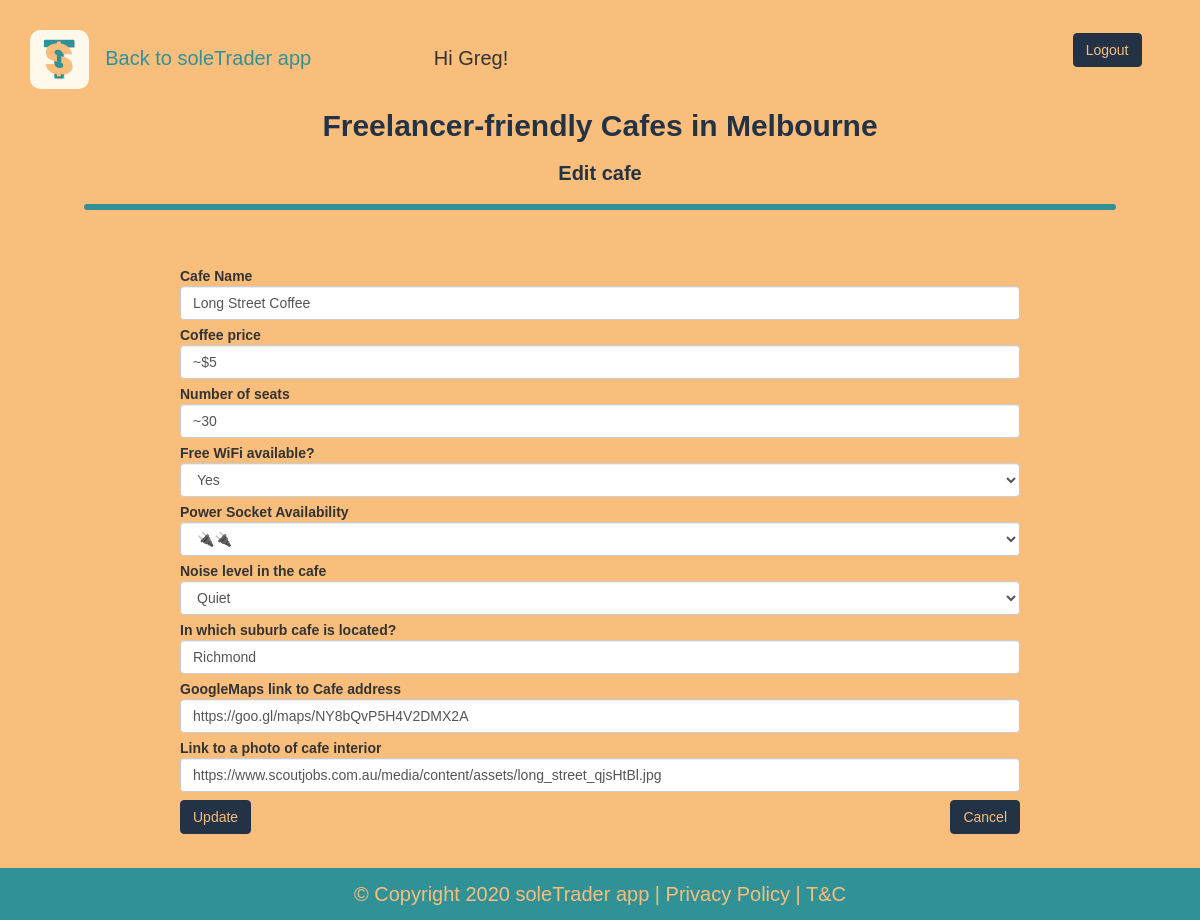
Page /edit-cafe/2 (signed in) on the committed database.
### main.py (models this page shows)
class User(UserMixin, db.Model):
    __tablename__ = "users"
    id = db.Column(db.Integer, primary_key=True)
    email = db.Column(db.String(100), unique=True)
    password = db.Column(db.String(100))
    first_name = db.Column(db.String(100))
    last_name = db.Column(db.String(100))

class Cafe(db.Model):
    __tablename__ = "cafe"
    id = db.Column(db.Integer, primary_key=True)
    name = db.Column(db.String(250), unique=True, nullable=False)
    map_url = db.Column(db.String(500), nullable=False)
    img_url = db.Column(db.String(500), nullable=False)
    location = db.Column(db.String(250), nullable=False)
    has_sockets = db.Column(db.String(250), nullable=False)
    has_wifi = db.Column(db.String(10), nullable=False)
    quiet_noisy = db.Column(db.String(10), nullable=False)
    seats = db.Column(db.String(250), nullable=False)
    coffee_price = db.Column(db.String(250), nullable=False)

### main.py (the view, shortened to what this page needs)
@app.route('/edit-cafe/<int:cafe_id>', methods=["GET", "POST"])
@login_required
def edit_cafe(cafe_id):
    cafe = Cafe.query.get(cafe_id)
    edit_form = EditCafeForm(
        name=cafe.name,
        coffee_price=cafe.coffee_price,
        seats=cafe.seats,
        has_wifi=cafe.has_wifi,
        has_sockets=cafe.has_sockets,
        quiet_noisy=cafe.quiet_noisy,
        location=cafe.location,
        map_url=cafe.map_url,
        img_url=cafe.img_url,
    )
    if edit_form.btn_cancel.data:
        return redirect(url_for('home'))
    return render_template("edit-cafe.html", form=edit_form)

### forms.py
class EditCafeForm(FlaskForm):
    name = StringField("Cafe Name", validators=[DataRequired()])
    coffee_price = StringField("Coffee price", validators=[DataRequired()])
    seats = StringField("Number of seats", validators=[DataRequired()])
    has_wifi = SelectField("Free WiFi available?", choices=['Yes', 'No'], validators=[DataRequired()])
    has_sockets = SelectField('Power Socket Availability', choices=['✘', '🔌', '🔌🔌', '🔌🔌🔌', '🔌🔌🔌🔌', '🔌🔌🔌🔌🔌'], validators=[DataRequired()])
    quiet_noisy = SelectField('Noise level in the cafe', choices=['Quiet', 'Noisy'], validators=[DataRequired()])
    location = StringField("In which suburb cafe is located?", validators=[DataRequired()])
    map_url = StringField("GoogleMaps link to Cafe address", validators=[DataRequired(), URL()])
    img_url = StringField("Link to a photo of cafe interior", validators=[DataRequired(), URL()])
    submit = SubmitField("Update")
    btn_cancel = SubmitField(label='Cancel', render_kw={'formnovalidate': True})

### main.py (called while the page is built)
@login_manager.user_loader
def load_user(user_id):
    return User.query.get(int(user_id))

### templates/edit-cafe.html (shortened to what this page needs)
{% import "bootstrap/wtf.html" as wtf %}
{% include "header.html" %}
{% block content %}
<div class="main-title text-center">
    <div class="container">
  <h1 >️Freelancer-friendly Cafes in Melbourne</h1>
  <h2 >Edit cafe</h2>
  <hr>
</div>
    </div>
<div class="container add-cafe">
    <div class="row">
        {{ wtf.quick_form(form, novalidate=True, button_map={"submit": "primary"}) }}
      </div>
    </div>
{% include "footer.html" %}
{% endblock %}

### templates/header.html (shortened to what this page needs)
{% extends 'bootstrap/base.html' %}
{% block styles %}
{{super()}}
<link rel="stylesheet"
      href="{{url_for('.static', filename='css/styles.css')}}">
{% endblock %}
{% block content %}
<div class="back-to-soletrader">
    <p class="back-link"><a href="https://soletraderapp.com"><img class="top-image" src="static/img/soleTraderAppLogo.svg">   Back to soleTrader app</a>
    {% if current_user.is_authenticated: %}
        <span style="padding-left: 10%">Hi {{current_user.first_name}}! </span> <button type="button" class="btn btn-primary btn-logout" onclick="location.href = '/logout';">Logout</button></p>
    {% else: %}
        <button type="button" class="btn btn-primary btn-logout" onclick="location.href = '/login';">Login</button></p>
    {% endif %}
</div>
{% endblock %}

### static/css/styles.css (style rules this page uses)
body { background-color: #f9be7c; font-family: 'Poppins', sans-serif; }
a { color: #309197; }
h1 { font-family: 'Poppins', sans-serif; font-weight: 800; font-size: 3rem; color: #233245; }
h2 { font-family: 'Poppins', sans-serif; font-weight: 600; font-size: 2rem; color: #233245; }
p { font-family: 'Poppins', sans-serif; font-size: 2rem; }
hr { display: block; overflow: hidden; width: 90%; border: 3px solid #309197; border-radius: 5px; }
.top-image { width: 5%; }
.back-to-soletrader { padding-left: 30px; padding-top: 30px; }
.back-link { margin: 0; }
.main-title { display: flex; align-items: top; margin: 0; margin-bottom: 3%; background-color: #f9be7c; }
.add-cafe { background-color: #f9be7c; margin: auto; border-spacing: 0; border-collapse: collapse; width: 70%; max-width: 70%; }
.form { margin-bottom: 2%; }
.form-control { font-family: 'Poppins', sans-serif; }
.form-group { margin-bottom: 5px; }
.control-label { margin-bottom: 0; }
.btn-primary { margin-top: 3px; background-color: #233245 ; border-color: #233245; color:#f9be7c; }
.btn-logout { float: right; margin-right: 5%; }
#btn_cancel { margin-top: 3px; background-color: #233245 ; border-color: #233245; color:#f9be7c; float: right; }

### rows in the picture
User: first_name "Greg"
Cafe: name "Long Street Coffee", coffee_price "~$5", seats "~30", has_wifi "Yes", has_sockets "🔌🔌", quiet_noisy "Quiet", location "Richmond", map_url "https://goo.gl/maps/NY8bQvP5H4V2DMX2A", img_url "https://www.scoutjobs.com.au/media/content/assets/long_street_qjsHtBl.jpg"
